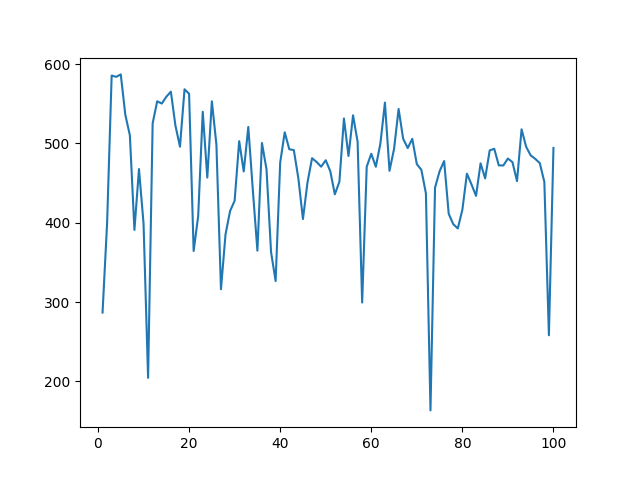

This figure's Python source:
import sys
sys.path.append('../')

from trafficSimulator import *
import random
import model as md
import matplotlib.pyplot as plt
import numpy as np

def create_sim():
    # Create simulation
    sim = Simulation()

    # Add multiple roads
    sim.create_roads([
        ((300, 98), (0, 98)),
        ((0, 102), (300, 102)),
        ((180, 60), (0, 60)),
        ((220, 55), (180, 60)),
        ((300, 30), (220, 55)),
        ((180, 60), (160, 98)),
        ((0, 178), (300, 178)),
        ((300, 182), (0, 182)),
        ((160, 102), (155, 180)),
        ((160, 98), (0, 98))
    ])

    sim.create_gen({
        'auto' : True,
        'vehicle_rate': 20,
        'vehicles': [
            [1, {"path": [4, 3, 2]}],
            [1, {"path": [1]}],
            [1, {"path": [6]}],
            [1, {"path": [7]}]
        ]
    })

    ego_vehicle = sim.create_single_gen({
        'auto' : False,
        'vehicle': [1, {"acc": 0.5, "x": 0, "y": 98}]
    })

    return sim

def choose_action(choice):
    if choice == 0:
        return [0, 0]
    elif choice == 1:
        return [0.3, 0]
    else:
        return [0.8, 0]

def step(sim, epi, loss, model, steps_per_update):

    reward = 0
    done = False
    ego = sim.action_vehicles[0]

    x = ego.get_state()[1][0]
    vel = ego.get_state()[0]
    state = [x, vel]
    state = np.reshape(state, (1,2))

    choice = 2
    action = choose_action(choice)
    ego.set_state(action)

    sim.run(steps_per_update)

    x = ego.get_state()[1][0]
    vel = ego.get_state()[0]
    next_state = [x, vel]
    next_state = np.reshape(next_state, (1,2))

    reward -= (3-0.01*x)

    model.remember(state, choice, reward, next_state, done)
    model.replay(done, epi, loss)

    if x > 150:
        reward += 1000
        done = True

    return model, reward, done

loss = []
straight_model = md.DQN(3,2,'straight_model')
print("Epsilon : ", straight_model.epsilon)
x = []

episodes = 500

for i in range(episodes):
    sim = create_sim()
    win = Window(sim)
    win.offset = (-150, -110)
    score, straight_model = win.run(step, i, loss, straight_model, steps_per_update=4)
    print("Epsilon : ", straight_model.epsilon)
    loss.append(score)
    print("Episode : ",i+1, " --> Score : ", score)
    x.append(i+1)

plt.plot(x, loss)
plt.savefig('train.png')